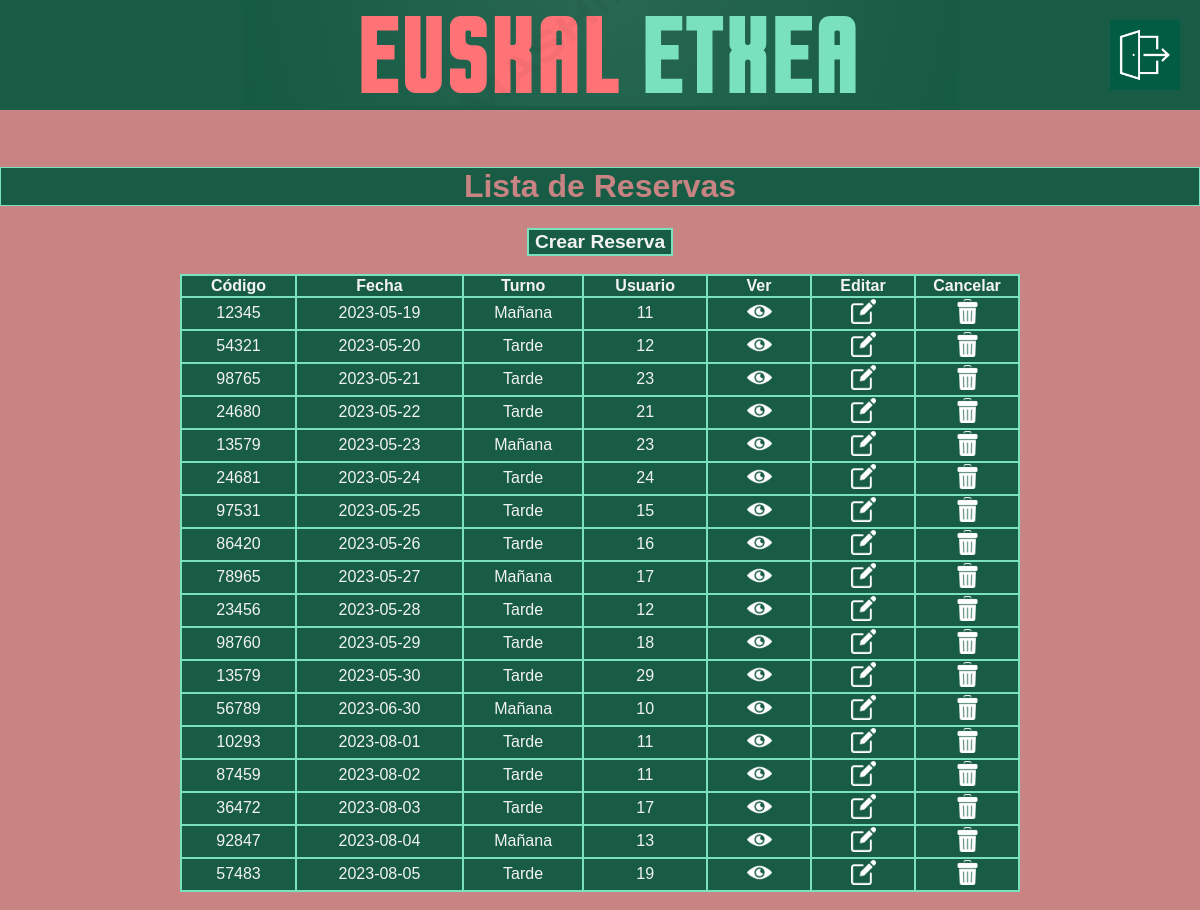
/bookingsAdmin.php (signed in), run on the app's committed database.
### tables this page shows
CREATE TABLE `reservas` (
  `Id_Reserva` int(11) NOT NULL,
  `Id_Usuario` int(11) NOT NULL,
  `CodigoReserva` int(11) NOT NULL,
  `Fecha` date NOT NULL,
  `Turno` varchar(6) NOT NULL,
  `HoraEntrada` time NOT NULL,
  `HoraSalida` time NOT NULL,
  `NumeroComensales` int(11) NOT NULL,
  `EstadoReserva` tinyint(1) NOT NULL COMMENT 'Provisional o Definitivo\r\n'
);

### bookingsAdmin.php (the view, shortened to what this page needs)
<?php
    $conn = obtenerPdoConexionBD();
	$sql = "SELECT * FROM reservas ORDER BY Fecha";
    $sentencia = $conn->prepare($sql);
    $sentencia->execute([]);
    $rs = $sentencia->fetchAll();
?>
<!DOCTYPE html>
<html>
<head>
    <link rel="stylesheet" type="text/css" href="estilos.css">
</head>
<body>
    <div class="header">
        <a href="indexAdmin.php"><img src="resources/logo.png"></a>
        <a href="home.php"><img src="resources/salir.png" class="imagenDerecha"></a>
    </div>
    <br>
    <br>
    <h1>Lista de Reservas</h1>
    <div class="divUser" style="width: 100%">
        <form method="POST" action="newBookingAdmin.php">
            <input class="botonForms" type="submit" value="Crear Reserva">
        </form>
        <br>
        <div style="width:70%">
        <table>
            <thead>
                <tr>
                    <th>Código</th>
                    <th>Fecha</th>
                    <th>Turno</th>
                    <th>Usuario</th>
                    <th class="TD_icoTabla">Ver</th>
                    <th class="TD_icoTabla">Editar</th>
                    <th class="TD_icoTabla">Cancelar</th>
                </tr>
            </thead>
            <tbody>
            <?php foreach ($rs as $fila) { ?>
                <tr>
                    <td><?=$fila["CodigoReserva"]?></td>
                    <td><?=$fila["Fecha"]?></td>
                    <td><?=$fila["Turno"]?></td>
                    <td><?=$fila["Id_Usuario"]?></td>
                    <td class="icoTabla"><a href="bookingAdmin.php?id=<?=$fila["Id_Reserva"]?>"><img class="icoTabla"
                                        src="resources/ver.png" alt="ver"></a></td>
                    <td class="icoTabla"><a href="editBookingAdmin.php?id=<?=$fila["Id_Reserva"]?>"><img
                                        class="icoTabla" src="resources/editar.png" alt="editar"></a></td>
                    <td class="icoTabla"><a href="deleteBookingAdminController.php?id=<?=$fila["Id_Reserva"]?>"><img
                                        class="icoTabla" src="resources/borrar.png" alt="borrar"></a></td>
                </tr>
            <?php } ?>
            </tbody>
        </table>
        </div>
        <br>
    </div>
</body>
</html>

### estilos.css (style rules this page uses)
body { background-color: #c88383; font-family: Arial, sans-serif; margin: 0; padding: 0; }
.header { background-color: #195c46; display: flex; justify-content: center; align-items: center; position: relative; }
.imagenDerecha { position: absolute; top: 50%; right: 0; transform: translateY(-50%); width: 70px; height: 70px; margin-right: 20px; }
h1, h2 { background-color: #195c46; color: #c88383; font-family: sans-serif; font-weight: bold; font-size: 200%; text-align: center; border: 1px solid #7ae1bf; }
.botonForms { cursor: pointer; background-color: #195c46; color: #f3f3f3; font-family: sans-serif; font-weight: bold; font-size: 120%; border: 2px solid #7ae1bf; text-decoration: none; text-align: center; }
.divUser { width: 100%; display: flex; flex-direction: column; justify-content: center; align-items: center; }
table { color: #f3f3f3 ; width: 100%; background-color: #195c46; border: 2px solid #7ae1bf; border-collapse: collapse; }
table th, table td { border: 2px solid #7ae1bf; text-align: center; }
.icoTabla { width: 25px; text-align: center; }
.TD_icoTabla { width: 100px; }

### data on the page
reservas: CodigoReserva "12345", Fecha "2023-05-19", Turno "Mañana", Id_Usuario "11"
reservas: CodigoReserva "54321", Fecha "2023-05-20", Turno "Tarde", Id_Usuario "12"
reservas: CodigoReserva "98765", Fecha "2023-05-21", Turno "Tarde", Id_Usuario "23"
reservas: CodigoReserva "24680", Fecha "2023-05-22", Turno "Tarde", Id_Usuario "21"
reservas: CodigoReserva "13579", Fecha "2023-05-23", Turno "Mañana", Id_Usuario "23"
reservas: CodigoReserva "24681", Fecha "2023-05-24", Turno "Tarde", Id_Usuario "24"
reservas: CodigoReserva "97531", Fecha "2023-05-25", Turno "Tarde", Id_Usuario "15"
reservas: CodigoReserva "86420", Fecha "2023-05-26", Turno "Tarde", Id_Usuario "16"
reservas: CodigoReserva "78965", Fecha "2023-05-27", Turno "Mañana", Id_Usuario "17"
reservas: CodigoReserva "23456", Fecha "2023-05-28", Turno "Tarde", Id_Usuario "12"
reservas: CodigoReserva "98760", Fecha "2023-05-29", Turno "Tarde", Id_Usuario "18"
reservas: CodigoReserva "13579", Fecha "2023-05-30", Turno "Tarde", Id_Usuario "29"
reservas: CodigoReserva "56789", Fecha "2023-06-30", Turno "Mañana", Id_Usuario "10"
reservas: CodigoReserva "10293", Fecha "2023-08-01", Turno "Tarde", Id_Usuario "11"
reservas: CodigoReserva "87459", Fecha "2023-08-02", Turno "Tarde", Id_Usuario "11"
reservas: CodigoReserva "36472", Fecha "2023-08-03", Turno "Tarde", Id_Usuario "17"
reservas: CodigoReserva "92847", Fecha "2023-08-04", Turno "Mañana", Id_Usuario "13"
reservas: CodigoReserva "57483", Fecha "2023-08-05", Turno "Tarde", Id_Usuario "19"
